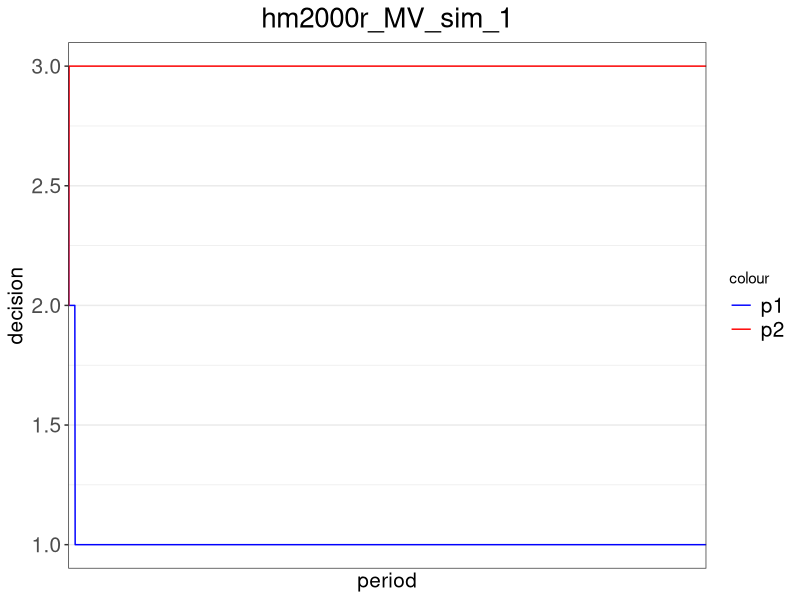
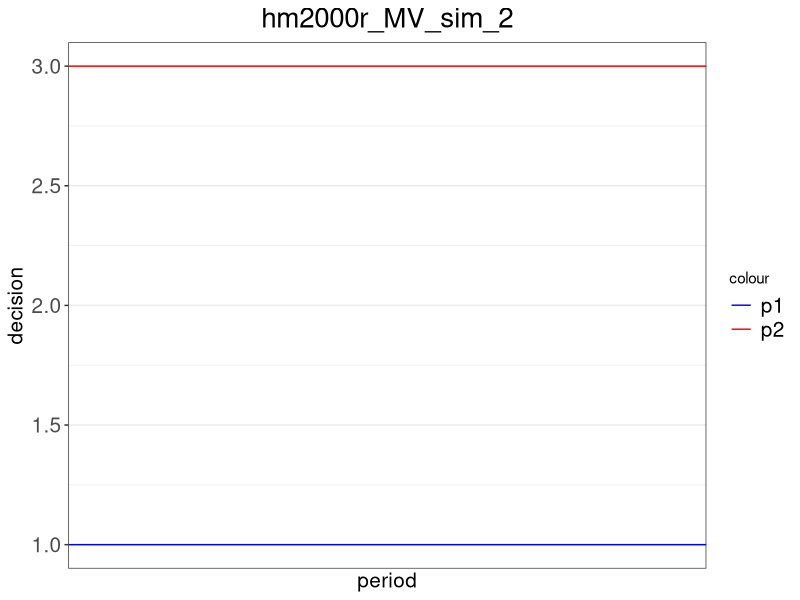
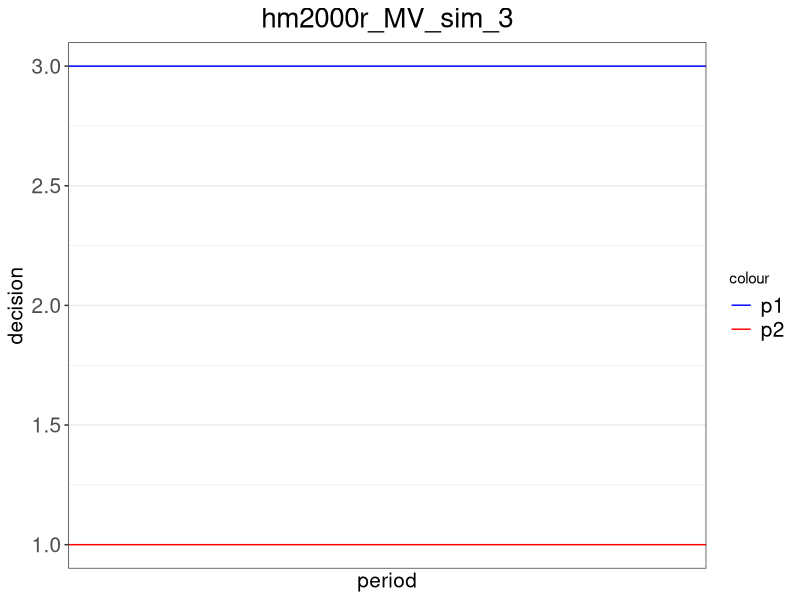
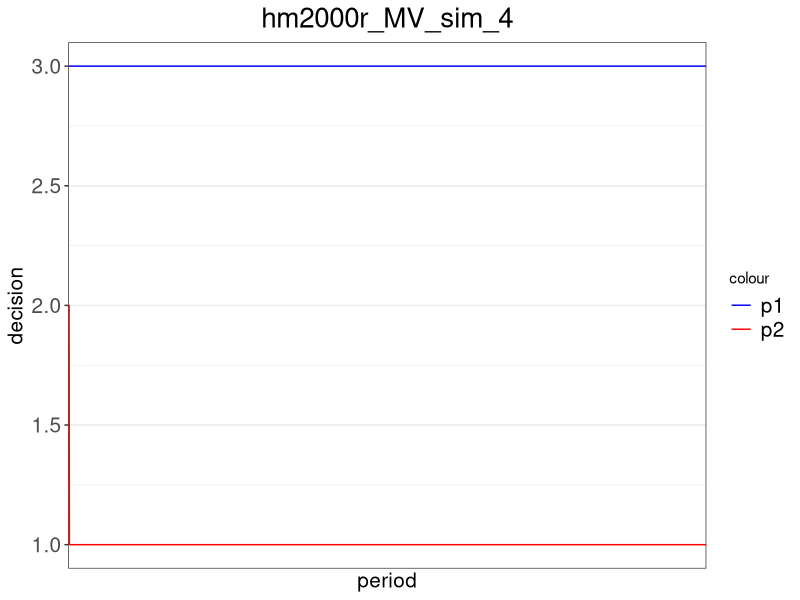
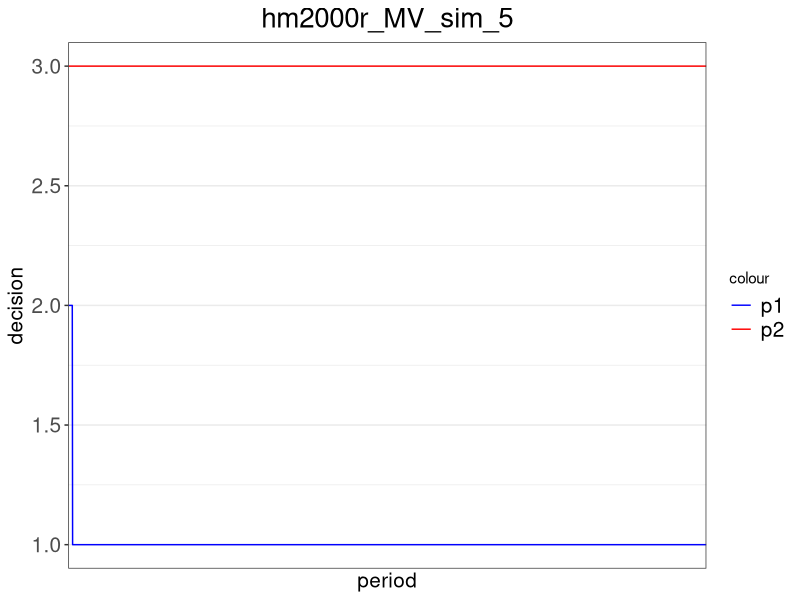
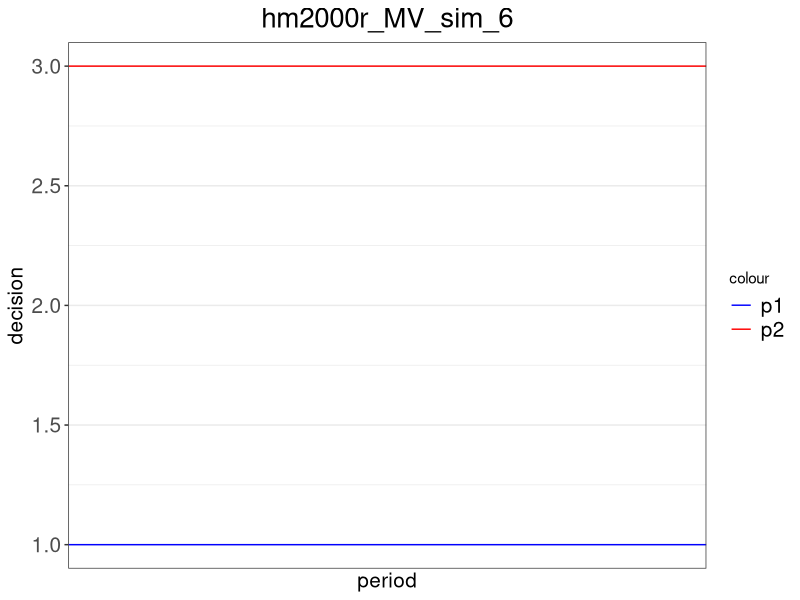
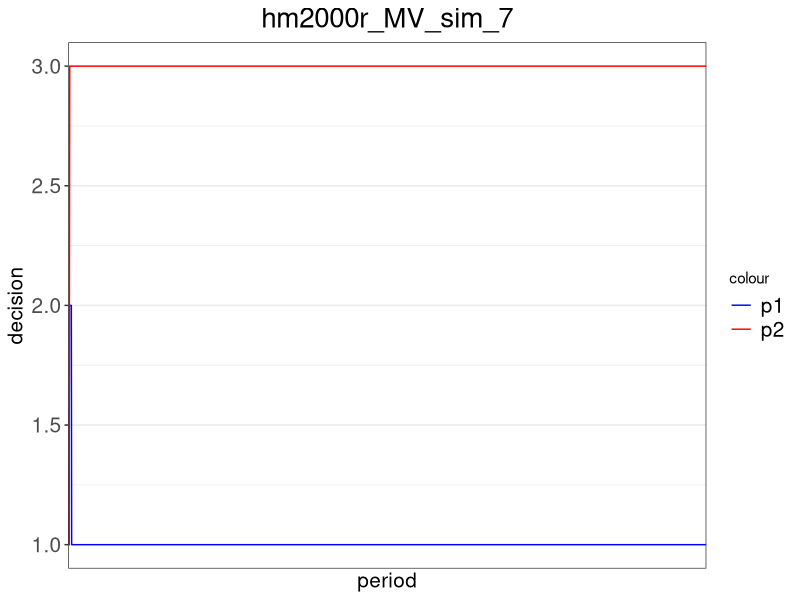

These charts were generated, in order, by the following R code: (Note: a time limit stopped this script after it produced the figures.)
##### Packages and Payoff #####
# add package
library(ggplot2)
library(xtable)

# set up the payoff matrix
pay_MV = matrix(c(0,200,100,100,0,200,200,100,0),3,3) # payoff matrix 3x3

# build the payoff function (chicken, can be switched to MV)
payoff = function(my_choice, your_choice){
  return(pay_MV[my_choice, your_choice])
}


##### HM2000 (regret1) #####
# build the regret function for action m (m is 1,2,or 3) under HM2000
regret_hm2000 = function(m, iteration, my_history, your_history){
  
  # calculate the length of history
  len_history = iteration - 1
  
  # get my most recent decision
  lastchoice = my_history[len_history]
  
  # create a regret payoff term
  my_regret = rep(0, len_history)
  
  # loop over previous periods to replace the choice with decision 1
  for (i in 1:len_history){
    if (my_history[i] == lastchoice){
      my_regret[i] = payoff(m, your_history[i])
    }
    else{
      my_regret[i] = payoff(my_history[i], your_history[i])
    }
  }
  
  # calculate and return the regret
  return(mean(my_regret))
}


# build the decision function based on the regret function under HM2000
decision_hm2000 = function(mu, iteration, my_history, your_history){
  
  # get my most recent decision
  lastchoice = my_history[iteration-1]
  
  # compute regret for all possible decisions
  regret1 = regret_hm2000(1, iteration, my_history, your_history)
  regret2 = regret_hm2000(2, iteration, my_history, your_history)
  regret3 = regret_hm2000(3, iteration, my_history, your_history)
  
  # calculate the decision when my last choice is 1
  if (lastchoice == 1){
    if (regret1 == max(regret1, regret2, regret3)){return(1)}
    else{
      # switch with a positive probability from 1 to 2 or from 1 to 3
      seed = runif(1,0,1)
      prob2 = (regret2-regret1)/mu
      prob3 = (regret3-regret1)/mu
      if (seed <= prob2){return(2)}
      else if (seed <= prob2 + prob3){return(3)}
      else{return(1)}
    }
  }
  
  # calculate the decision when my last choice is 2
  if (lastchoice == 2){
    if (regret2 == max(regret1, regret2, regret3)){return(2)}
    else{
      # switch with a positive probability from 2 to 1 or from 2 to 3
      seed = runif(1,0,1)
      prob1 = (regret1-regret2)/mu
      prob3 = (regret3-regret2)/mu
      if (seed <= prob1){return(1)}
      else if (seed <= prob1 + prob3){return(3)}
      else{return(2)}
    }
  }
  
  # calculate the decision when my last choice is 2
  if (lastchoice == 3){
    if (regret3 == max(regret1, regret2, regret3)){return(3)}
    else{
      # switch with a positive probability from 2 to 1 or from 2 to 3
      seed = runif(1,0,1)
      prob1 = (regret1-regret3)/mu
      prob2 = (regret2-regret3)/mu
      if (seed <= prob1){return(1)}
      else if (seed <= prob1 + prob2){return(2)}
      else{return(3)}
    }
  }
}


# build the decision function based on logit response
decision_hm2000_logit = function(mu, beta, iteration, my_history, your_history){
  
  # compute regret for all possible decisions
  regret1 = regret_hm2000(1, iteration, my_history, your_history)
  regret2 = regret_hm2000(2, iteration, my_history, your_history)
  regret3 = regret_hm2000(3, iteration, my_history, your_history)
  
  # using logit response to calculate the probability of choosing each strategy
  prob = c(0,0,0)
  prob[1] = exp(beta[1]*regret1)/(exp(beta[1]*regret1) + exp(beta[2]*regret2) + exp(beta[3]*regret3))
  prob[2] = exp(beta[2]*regret2)/(exp(beta[1]*regret1) + exp(beta[2]*regret2) + exp(beta[3]*regret3))
  prob[3] = exp(beta[3]*regret3)/(exp(beta[1]*regret1) + exp(beta[2]*regret2) + exp(beta[3]*regret3))
  
  # randomly determine the decision
  seed = runif(1,0,1)
  if (seed <= prob[1]){return(1)}
  else if (seed > prob[1] & seed <= prob[1]+prob[2]){return(2)}
  else{return(3)}
}


##### Average Historical Payoff (regret2) #####
# build the regret function for action m (m is 1,2,or 3) under HM2000
regret_avgpay = function(m, iteration, my_history, your_history){
  
  # calculate the length of history
  len_history = iteration - 1
  
  # create a regret payoff term
  my_regret = 0
  period = 0
  
  # loop over previous periods to calculate the total historical payoff
  for (i in 1:len_history){
    if (my_history[i] == m){
      my_regret = my_regret + payoff(my_history[i], your_history[i])
      period = period + 1
    }
  }
  
  # return the average historical payoff
  if (period == 0){return(0)}
  else{
    return(my_regret/period)
  }
}


# build the decision function based on the regret function under HM2000
decision_avgpay = function(mu, iteration, my_history, your_history){
  
  # get my most recent decision
  lastchoice = my_history[iteration-1]
  
  # compute regret for all possible decisions
  regret1 = regret_avgpay(1, iteration, my_history, your_history)
  regret2 = regret_avgpay(2, iteration, my_history, your_history)
  regret3 = regret_avgpay(3, iteration, my_history, your_history)
  
  # calculate the decision when my last choice is 1
  if (lastchoice == 1){
    if (regret1 == max(regret1, regret2, regret3)){return(1)}
    else{
      # switch with a positive probability from 1 to 2 or from 1 to 3
      seed = runif(1,0,1)
      prob2 = (regret2-regret1)/mu
      prob3 = (regret3-regret1)/mu
      if (seed <= prob2){return(2)}
      else if (seed <= prob2 + prob3){return(3)}
      else{return(1)}
    }
  }
  
  # calculate the decision when my last choice is 2
  if (lastchoice == 2){
    if (regret2 == max(regret1, regret2, regret3)){return(2)}
    else{
      # switch with a positive probability from 2 to 1 or from 2 to 3
      seed = runif(1,0,1)
      prob1 = (regret1-regret2)/mu
      prob3 = (regret3-regret2)/mu
      if (seed <= prob1){return(1)}
      else if (seed <= prob1 + prob3){return(3)}
      else{return(2)}
    }
  }
  
  # calculate the decision when my last choice is 2
  if (lastchoice == 3){
    if (regret3 == max(regret1, regret2, regret3)){return(3)}
    else{
      # switch with a positive probability from 2 to 1 or from 2 to 3
      seed = runif(1,0,1)
      prob1 = (regret1-regret3)/mu
      prob2 = (regret2-regret3)/mu
      if (seed <= prob1){return(1)}
      else if (seed <= prob1 + prob2){return(2)}
      else{return(3)}
    }
  }
}


# build the decision function based on logit response
decision_avgpay_logit = function(mu, beta, iteration, my_history, your_history){
  
  # compute regret for all possible decisions
  regret1 = regret_avgpay(1, iteration, my_history, your_history)
  regret2 = regret_avgpay(2, iteration, my_history, your_history)
  regret3 = regret_avgpay(3, iteration, my_history, your_history)
  
  # using logit response to calculate the probability of choosing each strategy
  prob = c(0,0,0)
  prob[1] = exp(beta[1]*regret1)/(exp(beta[1]*regret1) + exp(beta[2]*regret2) + exp(beta[3]*regret3))
  prob[2] = exp(beta[2]*regret2)/(exp(beta[1]*regret1) + exp(beta[2]*regret2) + exp(beta[3]*regret3))
  prob[3] = exp(beta[3]*regret3)/(exp(beta[1]*regret1) + exp(beta[2]*regret2) + exp(beta[3]*regret3))
  
  # randomly determine the decision
  seed = runif(1,0,1)
  if (seed <= prob[1]){return(1)}
  else if (seed > prob[1] & seed <= prob[1]+prob[2]){return(2)}
  else{return(3)}
}


##### HM2000 revised (regret3) #####
# build the regret function for action m (m is 1,2,or 3) under HM2000 revised algorithm
regret_hm2000r = function(m, iteration, my_history, your_history){
  
  # calculate the length of history
  len_history = iteration - 1
  
  # get my most recent decision
  lastchoice = my_history[len_history]
  
  # create a regret payoff term
  my_regret = 0
  period = 0
  
  # loop over previous periods to replace the choice with decision 1
  for (i in 1:len_history){
    if (my_history[i] == lastchoice){
      my_regret = my_regret + payoff(m, your_history[i])
      period = period + 1
    }
  }
  
  # calculate and return the regret
  return(my_regret/period)
}


# build the decision function based on the regret function under HM2000 revised algorithm
decision_hm2000r = function(mu, iteration, my_history, your_history){
  
  # get my most recent decision
  lastchoice = my_history[iteration-1]
  
  # compute regret for all possible decisions
  regret1 = regret_hm2000r(1, iteration, my_history, your_history)
  regret2 = regret_hm2000r(2, iteration, my_history, your_history)
  regret3 = regret_hm2000r(3, iteration, my_history, your_history)

  # calculate the decision when my last choice is 1
  if (lastchoice == 1){
    if (regret1 == max(regret1, regret2, regret3)){return(1)}
    else{
      # switch with a positive probability from 1 to 2 or from 1 to 3
      seed = runif(1,0,1)
      prob2 = (regret2-regret1)/mu
      prob3 = (regret3-regret1)/mu
      if (seed <= prob2){return(2)}
      else if (seed <= prob2 + prob3){return(3)}
      else{return(1)}
    }
  }
  
  # calculate the decision when my last choice is 2
  if (lastchoice == 2){
    if (regret2 == max(regret1, regret2, regret3)){return(2)}
    else{
      # switch with a positive probability from 2 to 1 or from 2 to 3
      seed = runif(1,0,1)
      prob1 = (regret1-regret2)/mu
      prob3 = (regret3-regret2)/mu
      if (seed <= prob1){return(1)}
      else if (seed <= prob1 + prob3){return(3)}
      else{return(2)}
    }
  }
  
  # calculate the decision when my last choice is 2
  if (lastchoice == 3){
    if (regret3 == max(regret1, regret2, regret3)){return(3)}
    else{
      # switch with a positive probability from 2 to 1 or from 2 to 3
      seed = runif(1,0,1)
      prob1 = (regret1-regret3)/mu
      prob2 = (regret2-regret3)/mu
      if (seed <= prob1){return(1)}
      else if (seed <= prob1 + prob2){return(2)}
      else{return(3)}
    }
  }
}


# build the decision function based on logit response
decision_hm2000r_logit = function(mu, beta, iteration, my_history, your_history){
  
  # compute regret for all possible decisions
  regret1 = regret_hm2000r(1, iteration, my_history, your_history)
  regret2 = regret_hm2000r(2, iteration, my_history, your_history)
  regret3 = regret_hm2000r(3, iteration, my_history, your_history)
  
  # using logit response to calculate the probability of choosing each strategy
  prob = c(0,0,0)
  prob[1] = exp(beta[1]*regret1)/(exp(beta[1]*regret1) + exp(beta[2]*regret2) + exp(beta[3]*regret3))
  prob[2] = exp(beta[2]*regret2)/(exp(beta[1]*regret1) + exp(beta[2]*regret2) + exp(beta[3]*regret3))
  prob[3] = exp(beta[3]*regret3)/(exp(beta[1]*regret1) + exp(beta[2]*regret2) + exp(beta[3]*regret3))
  
  # randomly determine the decision
  seed = runif(1,0,1)
  if (seed <= prob[1]){return(1)}
  else if (seed > prob[1] & seed <= prob[1]+prob[2]){return(2)}
  else{return(3)}
}


##### HM2001 #####
regret_hm2001 = function(m, iteration, my_history, your_history, my_prob_last, my_prob_other){
  
  # calculate the length of history
  len_history = iteration - 1
  
  # create a regret payoff term
  my_regret = 0
  period = 0
  
  # loop over previous periods to calculate the total historical payoff
  for (i in 1:len_history){
    if (my_history[i] == m){
      my_regret = my_regret + payoff(my_history[i], your_history[i])*((my_prob_last)/(my_prob_other))
    }
  }
  
  # return the average historical payoff
  if (period == 0){return(0)}
  else{
    return(my_regret/len_history)
  }  
}


# build the revised avgpay
regret_avgpayr = function(m, iteration, my_history, your_history){
  
  # calculate the length of history
  len_history = iteration - 1
  
  # create a regret payoff term
  my_regret = 0
  period = 0
  
  # loop over previous periods to calculate the total historical payoff
  for (i in 1:len_history){
    if (my_history[i] == m){
      my_regret = my_regret + payoff(my_history[i], your_history[i])
      period = period + 1
    }
  }
  
  # return the average historical payoff
  if (period == 0){return(0)}
  else{
    return(my_regret/len_history)
  }
}


# build the decision function based on HM2001
decision_hm2001 = function(mu, delta, gamma, iteration, my_history, your_history, my_prob_1,  my_prob_2){
  
  # get my most recent decision
  lastchoice = my_history[iteration-1]
  
  # compute regret for all possible decisions
  regret1 = regret_avgpayr(1, iteration, my_history, your_history)
  regret2 = regret_avgpayr(2, iteration, my_history, your_history)
  regret3 = regret_avgpayr(3, iteration, my_history, your_history)
  regret2m1 = regret_hm2001(2, iteration, my_history, your_history, my_prob_1, my_prob_2)
  regret3m1 = regret_hm2001(3, iteration, my_history, your_history, my_prob_1, 1-my_prob_1-my_prob_2)
  regret1m2 = regret_hm2001(1, iteration, my_history, your_history, my_prob_2,  my_prob_1)
  regret3m2 = regret_hm2001(3, iteration, my_history, your_history, my_prob_2, 1-my_prob_1-my_prob_2)
  regret1m3 = regret_hm2001(1, iteration, my_history, your_history, 1-my_prob_1-my_prob_2,  my_prob_1)
  regret2m3 = regret_hm2001(2, iteration, my_history, your_history, 1-my_prob_1-my_prob_2, my_prob_2)
  
  seed = runif(1,0,1)
  # calculate the decision when my last choice is 1
  if (lastchoice == 1){
    cj2 = regret2m1 - regret1
    q2 = max(cj2,0)
    psw2 = (1-delta/(iteration^gamma))*min(q2/mu,1/2)+(delta/(iteration^gamma))*(1/3)
    
    cj3 = regret3m1 - regret1
    q3 = max(cj3,0)
    psw3 = (1-delta/(iteration^gamma))*min(q3/mu,1/2)+(delta/(iteration^gamma))*(1/3)
    
    if (seed <= psw2){return(c(2,1-psw2-psw3,psw2))}
    else if (seed>psw2 & seed<=psw3+psw2){return(c(3,1-psw2-psw3,psw2))}
    else{return(c(1,1-psw2-psw3,psw2))}
  }
  else if (lastchoice == 2){
    cj3 = regret3m2 - regret2
    q3 = max(cj3,0)
    psw3 = (1-delta/(iteration^gamma))*min(q3/mu,1/2)+(delta/(iteration^gamma))*(1/3)
    
    cj1 = regret1m2 - regret2
    q1 = max(cj1,0)
    psw1 = (1-delta/(iteration^gamma))*min(q1/mu,1/2)+(delta/(iteration^gamma))*(1/3)
    
    if (seed <= psw1){return(c(1,psw1,1-psw3-psw1))}
    else if (seed>psw1 & seed<=psw3+psw1){return(c(3,psw1,1-psw3-psw1))}
    else{return(c(2,psw1,1-psw3-psw1))}
  }
  else {
    cj2 = regret2m3 - regret3
    q2 = max(cj2,0)
    psw2 = (1-delta/(iteration^gamma))*min(q2/mu,1/2)+(delta/(iteration^gamma))*(1/3)
    
    cj1 = regret1m3 - regret3
    q1 = max(cj1,0)
    psw1 = (1-delta/(iteration^gamma))*min(q1/mu,1/2)+(delta/(iteration^gamma))*(1/3)
    
    if (seed <= psw1){return(c(1,psw1,psw2))}
    else if (seed>psw1 & seed<= psw2+psw1){return(c(2,psw1,psw2))}
    else{return(c(3,psw1,psw2))}
  }
  
}    


##### Simulation pair level graph and joint density - HM2000 and avgpay #####
# set up the parameters for the simulation
mu = 1000 # HM2000 probability parameter
n = 2000 # number of periods in each simulation
sim = 50 # number of simulations
experiment = 1 # number of experimentation periods where players randomly make decisions

# set up the joint density matrix
joint_density_all = matrix(c(0,0,0,0,0,0,0,0,0),3,3)

# set up the joint density matrix for each simulation
joint_density = list()

# run the simulations
for (s in 1:sim){
  
  # set up the vectors for choices and game parameters
  history_p1 = rep(0, n)
  history_p2 = rep(0, n)
  
  # calculate the experimentation periods with random starting decisions
  history_p1[1:experiment] = sample(1:3, experiment, replace = TRUE)
  history_p2[1:experiment] = sample(1:3, experiment, replace = TRUE)
  
  # set up the joint density matrix for the current simulation
  joint_density[[s]] = matrix(c(0,0,0,0,0,0,0,0,0),3,3)
  
  # calculate the rest of the decisions to n periods
  for (i in (experiment+1):n){
    history_p1[i] = decision_hm2000r(mu, i, history_p1, history_p2)
    history_p2[i] = decision_hm2000r(mu, i, history_p2, history_p1)
    
    # update the joint density matrix
    if (history_p1[i]==1 & history_p2[i]==1){joint_density[[s]][1,1]=joint_density[[s]][1,1]+1}
    else if (history_p1[i]==1 & history_p2[i]==2){joint_density[[s]][1,2]=joint_density[[s]][1,2]+1}
    else if (history_p1[i]==1 & history_p2[i]==3){joint_density[[s]][1,3]=joint_density[[s]][1,3]+1}
    else if (history_p1[i]==2 & history_p2[i]==1){joint_density[[s]][2,1]=joint_density[[s]][2,1]+1}
    else if (history_p1[i]==2 & history_p2[i]==2){joint_density[[s]][2,2]=joint_density[[s]][2,2]+1}
    else if (history_p1[i]==2 & history_p2[i]==3){joint_density[[s]][2,3]=joint_density[[s]][2,3]+1}
    else if (history_p1[i]==3 & history_p2[i]==1){joint_density[[s]][3,1]=joint_density[[s]][3,1]+1}
    else if (history_p1[i]==3 & history_p2[i]==2){joint_density[[s]][3,2]=joint_density[[s]][3,2]+1}
    else{joint_density[[s]][3,3]=joint_density[[s]][3,3]+1}
  }
  
  # normalize the frequency to probability
  joint_density[[s]] = round(joint_density[[s]]/sum(joint_density[[s]]), 3)
  
  # create the dataset for figures
  df = data.frame(
    p1_choice = history_p1,
    p2_choice = history_p2,
    period = 1:n
  )
  
  # graph the decision making
  title = paste('hm2000r', 'MV', 'sim', as.character(s), sep = '_')
  file = paste("D:/Dropbox/Working Papers/Correlated Equilibrium/data/simulations/", title, sep = "")
  file = paste(file, ".png", sep = "")
  png(file, width = 1500, height = 400)
  
  pic = ggplot(data = df) +
    geom_line(aes(x=period, y=p1_choice, colour='blue')) +
    geom_line(aes(x=period, y=p2_choice, colour='red')) +
    scale_x_discrete(name='period', waiver()) +
    scale_y_continuous(name='decision', limits=c(1,3)) +
    ggtitle(title) + 
    theme_bw() + 
    scale_colour_manual(values=c('blue', 'red'), labels=c('p1', 'p2')) +
    theme(plot.title = element_text(hjust = 0.5, size = 20), legend.text = element_text(size = 15),
          axis.title.x = element_text(size = 15), axis.title.y = element_text(size = 15),
          axis.text.x = element_text(size = 15), axis.text.y = element_text(size = 15))
  
  print(pic)
  dev.off()
}

# finalize the joint density matrix
xtable(joint_density[[1]])

for (a in 1:sim){
  joint_density_all = joint_density_all + joint_density[[a]]
}
joint_density_all = joint_density_all / sim
xtable(joint_density_all, caption = title)


##### Simulation pair level graph and joint density - HM2001 #####
# set up the parameters for the simulation
mu = 1000 # HM2000 probability parameter
delta = 0.01
gama = 0.0
n = 3000 # number of periods in each simulation
sim = 1 # number of simulations
experiment = 1 # number of experimentation periods where players randomly make decisions

# set up the joint density matrix
joint_density_all = matrix(c(0,0,0,0,0,0,0,0,0),3,3)

# set up the joint density matrix for each simulation
joint_density = list()

# run the simulations
for (s in 1:sim){
  # set up the probability choices for HM2001
  prob1_p1 = rep(0.33, n)
  prob2_p1 = rep(0.33, n)
  prob1_p2 = rep(0.33, n)
  prob2_p2 = rep(0.33, n)
  
  # set up the vectors for choices and game parameters
  history_p1 = rep(0, n)
  history_p2 = rep(0, n)
  
  # calculate the experimentation periods with random starting decisions
  history_p1[1:experiment] = sample(1:3, experiment, replace = TRUE)
  history_p2[1:experiment] = sample(1:3, experiment, replace = TRUE)
  
  # set up the joint density matrix for the current simulation
  joint_density[[s]] = matrix(c(0,0,0,0,0,0,0,0,0),3,3)
  
  # calculate the rest of the decisions to n periods
  for (i in (experiment+1):n){
    history_p1[i] = decision_hm2001(mu, delta, gama, i, history_p1, history_p2, prob1_p1, prob2_p1 )[1]
    history_p2[i] = decision_hm2001(mu, delta, gama, i, history_p2, history_p1, prob1_p2, prob2_p2 )[1]
    prob1_p1[i] = decision_hm2001(mu, delta, gama, i, history_p1, history_p2, prob1_p1, prob2_p1 )[2]
    prob2_p1[i] = decision_hm2001(mu, delta, gama, i, history_p1, history_p2, prob1_p1, prob2_p1 )[3]
    prob1_p2[i] = decision_hm2001(mu, delta, gama, i, history_p2, history_p1, prob1_p2, prob2_p2 )[2]
    prob2_p2[i] = decision_hm2001(mu, delta, gama, i, history_p2, history_p1, prob1_p2, prob2_p2 )[3]
    
    # update the joint density matrix
    if (history_p1[i]==1 & history_p2[i]==1){joint_density[[s]][1,1]=joint_density[[s]][1,1]+1}
    else if (history_p1[i]==1 & history_p2[i]==2){joint_density[[s]][1,2]=joint_density[[s]][1,2]+1}
    else if (history_p1[i]==1 & history_p2[i]==3){joint_density[[s]][1,3]=joint_density[[s]][1,3]+1}
    else if (history_p1[i]==2 & history_p2[i]==1){joint_density[[s]][2,1]=joint_density[[s]][2,1]+1}
    else if (history_p1[i]==2 & history_p2[i]==2){joint_density[[s]][2,2]=joint_density[[s]][2,2]+1}
    else if (history_p1[i]==2 & history_p2[i]==3){joint_density[[s]][2,3]=joint_density[[s]][2,3]+1}
    else if (history_p1[i]==3 & history_p2[i]==1){joint_density[[s]][3,1]=joint_density[[s]][3,1]+1}
    else if (history_p1[i]==3 & history_p2[i]==2){joint_density[[s]][3,2]=joint_density[[s]][3,2]+1}
    else{joint_density[[s]][3,3]=joint_density[[s]][3,3]+1}
  }
  
  # normalize the frequency to probability
  joint_density[[s]] = round(joint_density[[s]]/sum(joint_density[[s]]), 3)
  
  # create the dataset for figures
  df = data.frame(
    p1_choice = history_p1,
    p2_choice = history_p2,
    period = 1:n
  )
  
  # graph the decision making
  title = paste('hm2001', 'MV', 'sim', as.character(s), sep = '_')
  file = paste("D:/Dropbox/Working Papers/Correlated Equilibrium/data/simulations/", title, sep = "")
  file = paste(file, ".png", sep = "")
  png(file, width = 1500, height = 400)
  
  pic = ggplot(data = df) +
    geom_line(aes(x=period, y=p1_choice, colour='blue')) +
    geom_line(aes(x=period, y=p2_choice, colour='red')) +
    scale_x_discrete(name='period', waiver()) +
    scale_y_continuous(name='decision', limits=c(1,3)) +
    ggtitle(title) + 
    theme_bw() + 
    scale_colour_manual(values=c('blue', 'red'), labels=c('p1', 'p2')) +
    theme(plot.title = element_text(hjust = 0.5, size = 20), legend.text = element_text(size = 15),
          axis.title.x = element_text(size = 15), axis.title.y = element_text(size = 15),
          axis.text.x = element_text(size = 15), axis.text.y = element_text(size = 15))
  
  print(pic)
  dev.off()
}

# finalize the joint density matrix
xtable(joint_density[[1]])

for (a in 1:sim){
  joint_density_all = joint_density_all + joint_density[[a]]
}
joint_density_all = joint_density_all / sim
xtable(joint_density_all, caption = title)
